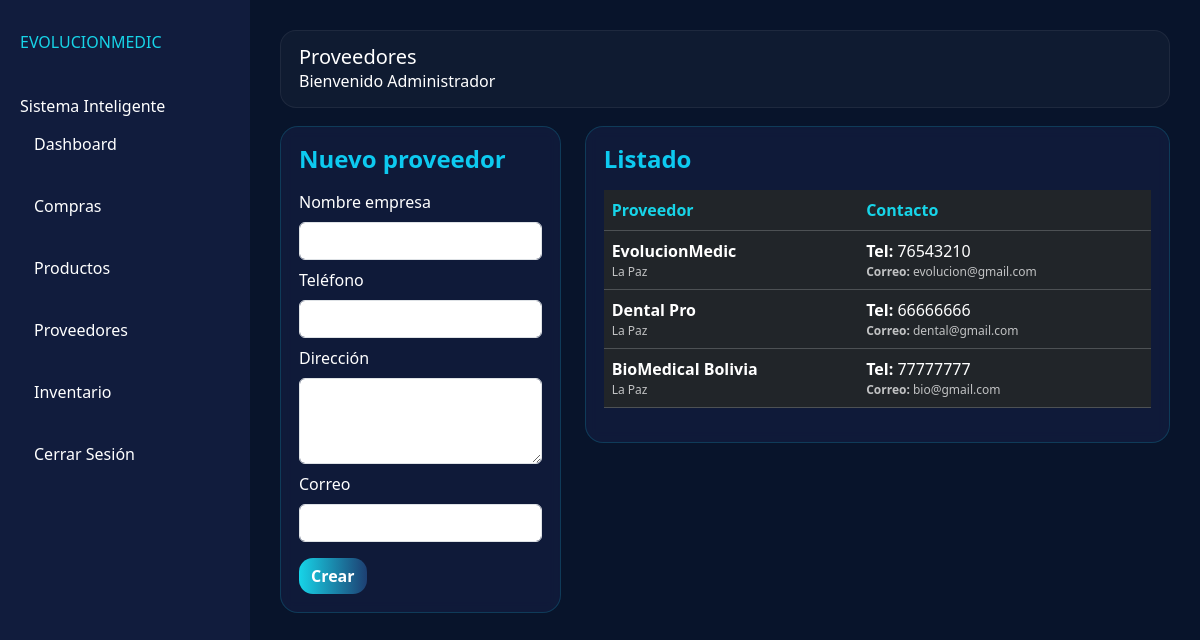
The app's page /proveedores/proveedores.php (signed in) with its own data.
### tables this page shows
CREATE TABLE `proveedores` (
  `id_proveedor` int(11) NOT NULL,
  `nombre_empresa` varchar(100) DEFAULT NULL,
  `telefono` varchar(30) DEFAULT NULL,
  `direccion` varchar(150) DEFAULT NULL,
  `correo` varchar(100) DEFAULT NULL
);

### proveedores/proveedores.php (the view, shortened to what this page needs)
<?php
include '../conexion.php';
$proveedores = mysqli_query($conn,"SELECT * FROM proveedores ORDER BY id_proveedor DESC");
include '../core/layout.php';
?>
<div class="page-container">
  <div class="row g-4">
    <div class="col-lg-4">
      <div class="panel-dark sticky-panel">
        <h4 class="text-info" style="font-weight:900;margin-bottom:16px;">Nuevo proveedor</h4>
        <form method="POST">
          <label class="form-label">Nombre empresa</label>
          <input class="form-control mb-2" name="nombre_empresa" required>
          <label class="form-label">Teléfono</label>
          <input class="form-control mb-2" name="telefono">
          <label class="form-label">Dirección</label>
          <textarea class="form-control mb-2" name="direccion" rows="3"></textarea>
          <label class="form-label">Correo</label>
          <input class="form-control mb-3" name="correo" type="email">
          <button class="btn" type="submit" style="background:linear-gradient(90deg,var(--accent),var(--accent2));color:#fff;font-weight:900;border:none;border-radius:14px;">Crear</button>
        </form>
      </div>
    </div>
    <div class="col-lg-8">
      <div class="panel-dark">
        <h4 class="text-info" style="font-weight:900;margin-bottom:16px;">Listado</h4>
        <div class="table-responsive">
          <table class="table table-dark table-hover align-middle">
            <thead>
              <tr>
                <th>Proveedor</th>
                <th>Contacto</th>
              </tr>
            </thead>
            <tbody>
              <?php while($prov = mysqli_fetch_assoc($proveedores)) { ?>
                <tr>
                  <td>
                    <div style="font-weight:900;"><?php echo htmlspecialchars($prov['nombre_empresa']); ?></div>
                    <div style="font-size:12px;color:var(--muted);"><?php echo htmlspecialchars($prov['direccion'] ?? ''); ?></div>
                  </td>
                  <td>
                    <div><b>Tel:</b> <?php echo htmlspecialchars($prov['telefono'] ?? ''); ?></div>
                    <div style="font-size:12px; color:var(--muted);"><b>Correo:</b> <?php echo htmlspecialchars($prov['correo'] ?? ''); ?></div>
                  </td>
                </tr>
              <?php } ?>
            </tbody>
          </table>
        </div>
      </div>
    </div>
  </div>
</div>

### css/styles.css (style rules this page uses)
:root { --bg:#08142B; --panel:#111C3D; --accent:#17D4E8; --accent2:#1D3F72; --text:#ffffff; --muted:rgba(255,255,255,.72); --shadow:0 18px 45px rgba(0,0,0,.35); }
* { box-sizing:border-box; }
body { margin: 0; font-family: ui-sans-serif, system-ui, -apple-system, Segoe UI, Roboto, Helvetica, Arial; background: radial-gradient(1200px 600px at 15% 0%, rgba(23,212,232,.14), transparent 55%), var(--bg); color: var(--text); }
.dashboard-body { background: #08142B; color: white; }
.panel-dark { background:rgba(17,28,61,.85); border:1px solid rgba(23,212,232,.18); border-radius:18px; padding:18px; backdrop-filter: blur(6px); }
.sticky-panel { position: sticky; top: 20px; }
.table-dark th { color:var(--accent); }

### records on screen
proveedores: nombre_empresa "EvolucionMedic", direccion "La Paz", telefono "76543210", correo "evolucion@gmail.com"
proveedores: nombre_empresa "Dental Pro", direccion "La Paz", telefono "66666666", correo "dental@gmail.com"
proveedores: nombre_empresa "BioMedical Bolivia", direccion "La Paz", telefono "77777777", correo "bio@gmail.com"

### other values on screen
$it['label'] "Dashboard"
$it['label'] "Compras"
$it['label'] "Productos"
$it['label'] "Proveedores"
$it['label'] "Inventario"
$title "Proveedores"
$usuario "Administrador"
